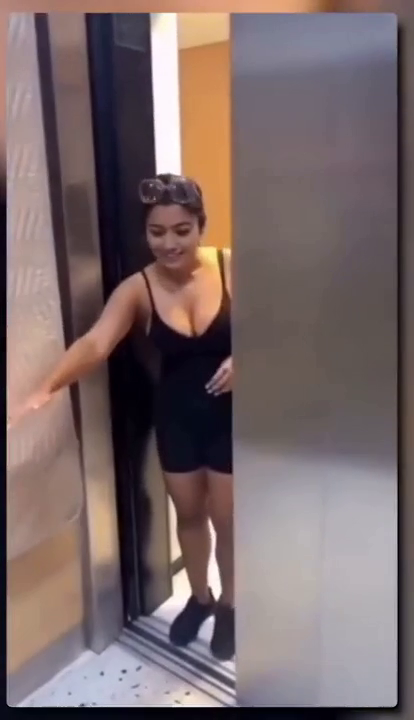
#> input picture frame 30 of static/input/Rashmika_Fake.mp4, 414 x 720 px
$ python bodyDetection.py
#> lines starting #> are read from the running program, lines starting #| are printed output that depends on the picture
import cv2

# Load the Haar Cascade for full body detection
body_cascade = cv2.CascadeClassifier(r"C:\Users\Vishal\AppData\Local\Programs\Python\Python311\Lib\site-packages\cv2\data\haarcascade_fullbody.xml")
# startt  web cam
cap = cv2.VideoCapture('Rashmika_Fake.mp4')

while True:

    # read image from webcam
    respose, color_img = cap.read()
#> color_img is the input picture: shape (720, 414, 3); mean B, G, R 104.7, 104.2, 120.9

    if respose == False:
        break

    # Convert to grayscale
    gray_img = cv2.cvtColor(color_img, cv2.COLOR_BGR2GRAY)
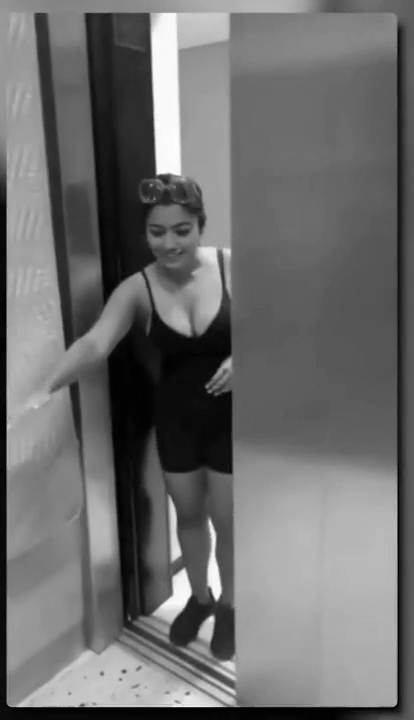
#> gray_img: shape (720, 414); min 0, max 254, mean 109.2

    # Detect the faces
    faces = body_cascade.detectMultiScale(gray_img, 1.1, 1)
#> faces = ()

    # display rectrangle
    for (x, y, w, h) in faces:
        cv2.rectangle(color_img, (x, y), (x + w, y + h), (0, 0, 255), 2)

        # display image
        cv2.imshow('img', color_img)
#> this loop made 0 passes

        # v_writer.write(color_img)

    if cv2.waitKey(1) & 0xFF == ord('q'):
#> (key q is pressed here)
        break

# Release the VideoCapture object
cap.release()
cv2.destroyAllWindows()

$ run again, starting later in the video
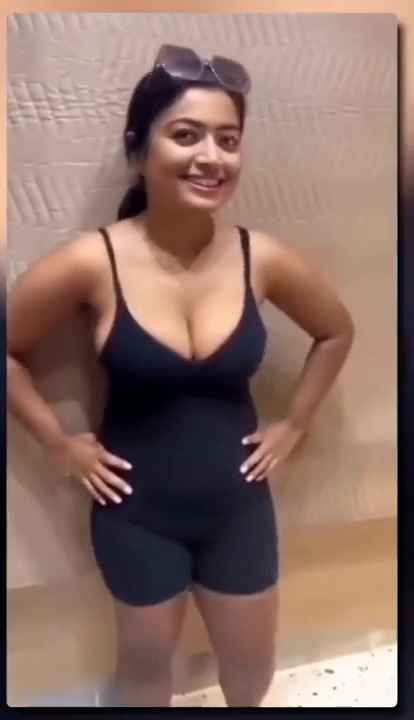
#> input picture frame 137 of static/input/Rashmika_Fake.mp4, 414 x 720 px
#> color_img is the input picture: shape (720, 414, 3); mean B, G, R 101.8, 111.2, 139.3
#> `gray_img = cv2.cvtColor(color_img, cv2.COLOR_BGR2GRAY)`:
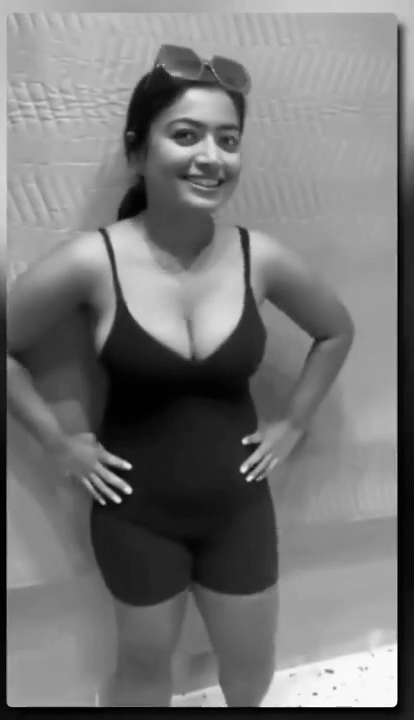
#> gray_img: shape (720, 414); min 0, max 255, mean 118.5
#> faces = [[351, 641, 24, 48]]
#> the loop `for (x, y, w, h) in faces:` made 1 pass
#> pass 1, `cv2.imshow('img', color_img)`:
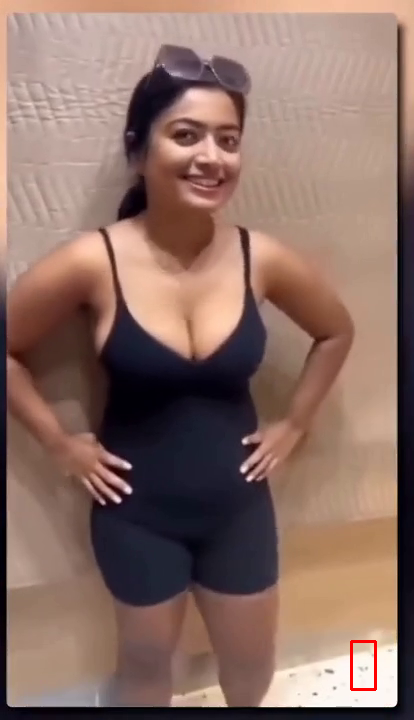
#> window 'img': shape (720, 414, 3); mean B, G, R 101.5, 110.9, 139.3

$ run again, starting later in the video
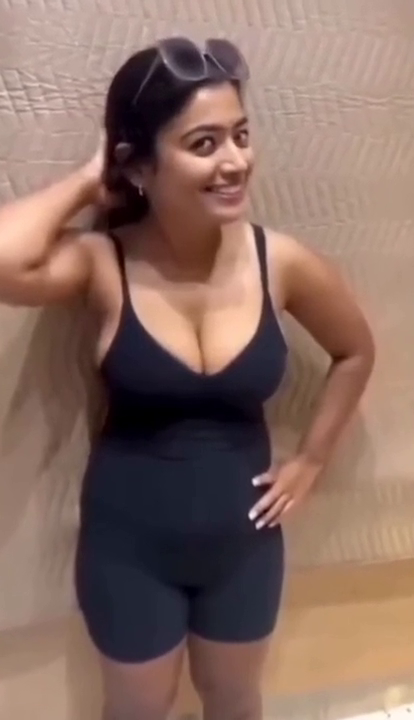
#> input picture frame 244 of static/input/Rashmika_Fake.mp4, 414 x 720 px
#> color_img is the input picture: shape (720, 414, 3); mean B, G, R 98, 107.8, 136
#> `gray_img = cv2.cvtColor(color_img, cv2.COLOR_BGR2GRAY)`:
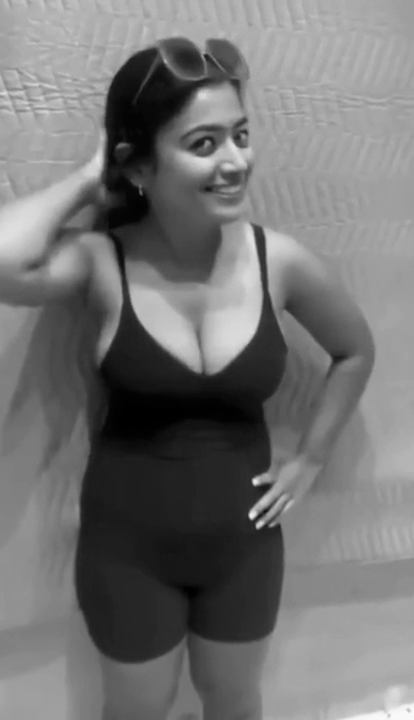
#> gray_img: shape (720, 414); min 0, max 250, mean 115.1
#> faces = ()
